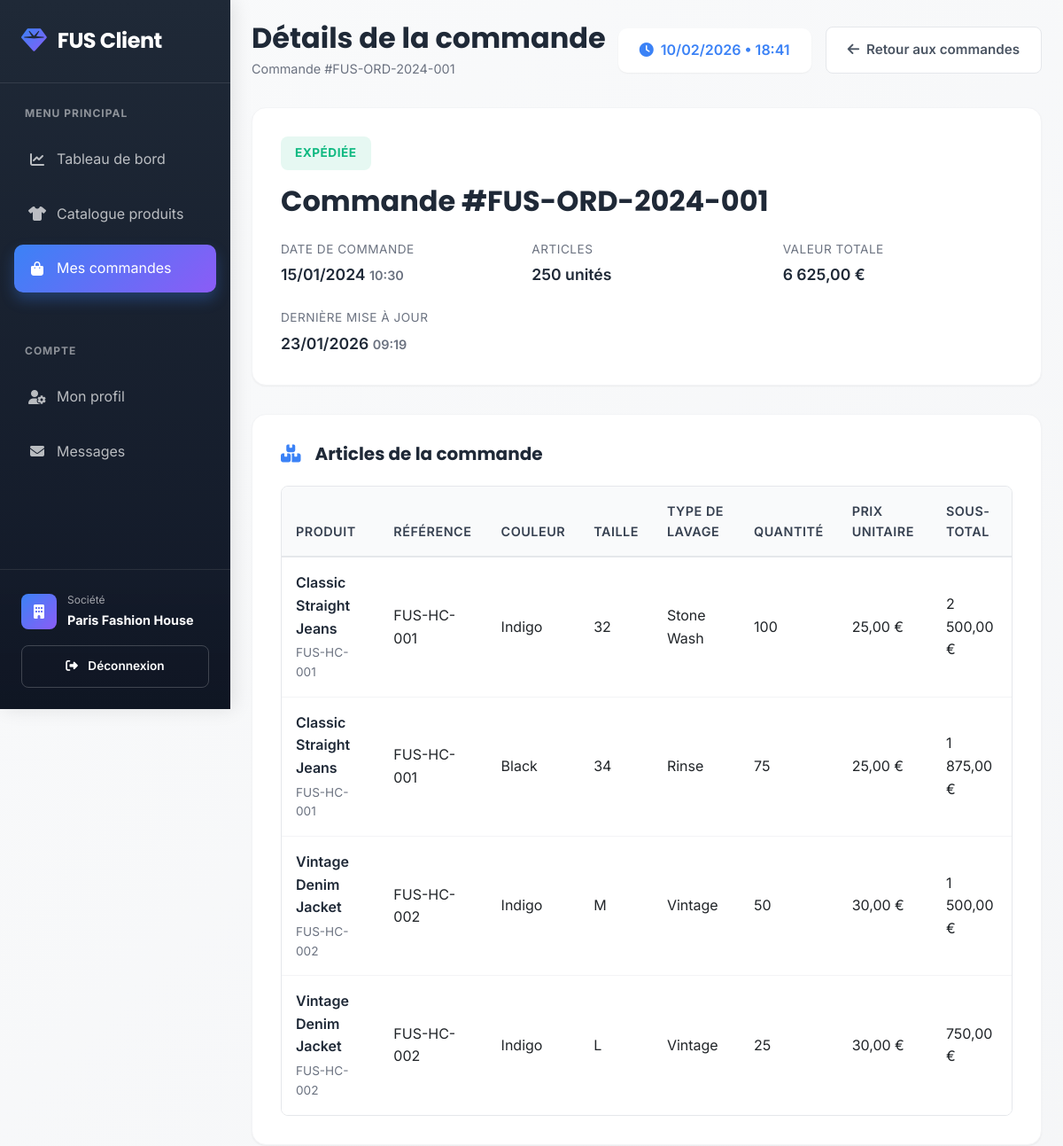
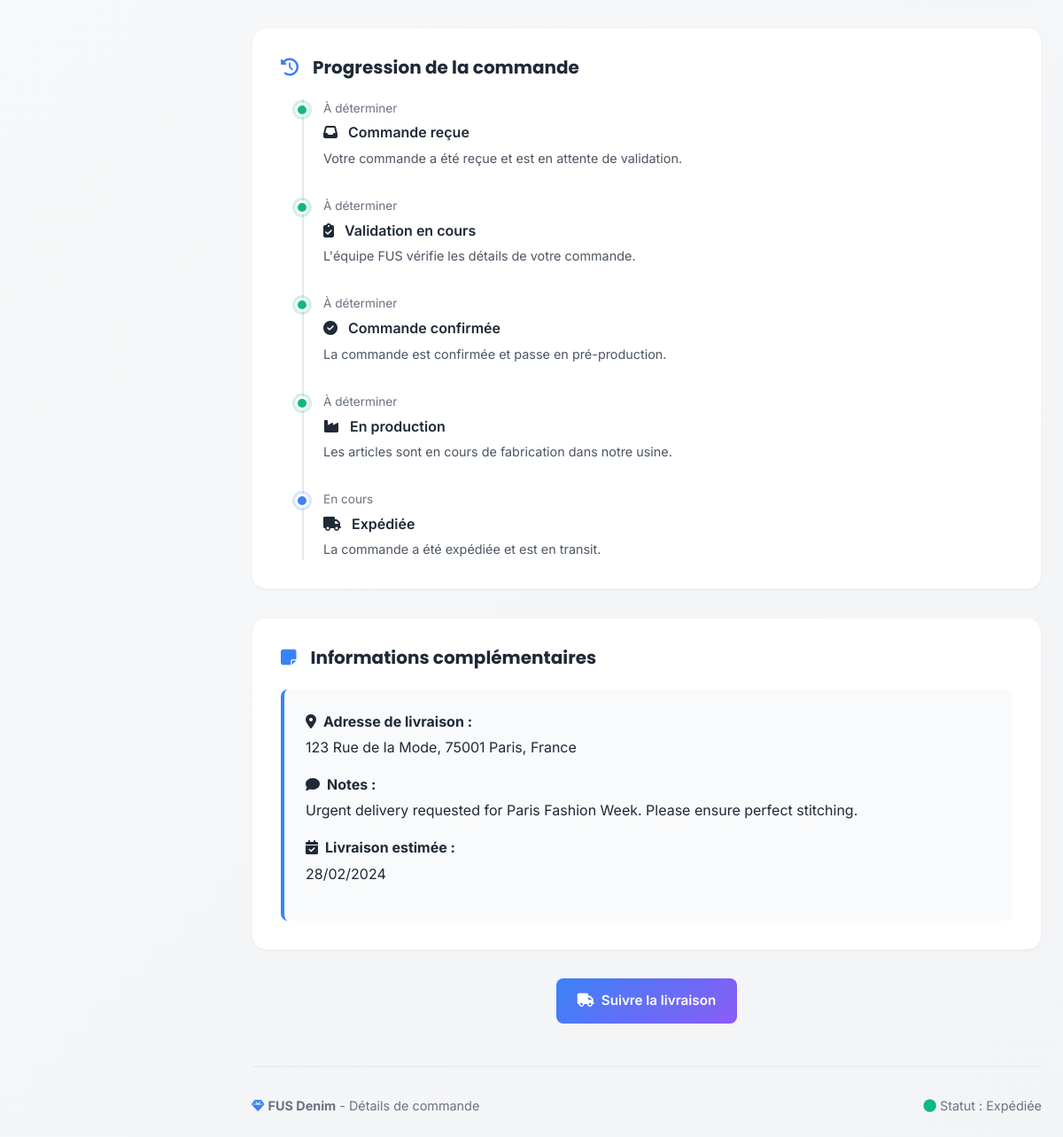
The page /order_details.php?id=1 (signed in) on the database its author committed (2 pictures, top to bottom).
### tables this page shows
CREATE TABLE IF NOT EXISTS orders (
    id INT PRIMARY KEY AUTO_INCREMENT,
    client_id INT,
    reference VARCHAR(100) UNIQUE,
    status ENUM('received', 'validating', 'confirmed', 'production', 'shipped') DEFAULT 'received',
    total_items INT,
    total_value DECIMAL(10,2) DEFAULT 0.00,
    notes TEXT,
    shipping_address TEXT,
    estimated_delivery DATE,
    actual_delivery DATE,
    created_at TIMESTAMP DEFAULT CURRENT_TIMESTAMP,
    updated_at TIMESTAMP DEFAULT CURRENT_TIMESTAMP ON UPDATE CURRENT_TIMESTAMP,
    FOREIGN KEY (client_id) REFERENCES users(id) ON DELETE CASCADE,
    INDEX idx_client (client_id),
    INDEX idx_status (status),
    INDEX idx_reference_order (reference),
    INDEX idx_created (created_at)
);

CREATE TABLE IF NOT EXISTS order_items (
    id INT PRIMARY KEY AUTO_INCREMENT,
    order_id INT,
    product_id INT,
    color VARCHAR(100),
    size VARCHAR(20),
    wash_type VARCHAR(100),
    quantity INT,
    unit_price DECIMAL(10,2) DEFAULT 0.00,
    subtotal DECIMAL(10,2) DEFAULT 0.00,
    notes TEXT,
    FOREIGN KEY (order_id) REFERENCES orders(id) ON DELETE CASCADE,
    FOREIGN KEY (product_id) REFERENCES products(id) ON DELETE SET NULL,
    INDEX idx_order (order_id),
    INDEX idx_product_item (product_id)
);

CREATE TABLE IF NOT EXISTS products (
    id INT PRIMARY KEY AUTO_INCREMENT,
    collection_id INT,
    reference VARCHAR(100) UNIQUE,
    name VARCHAR(255),
    description TEXT,
    fabric_composition TEXT,
    weight_oz VARCHAR(50),
    available_colors TEXT,
    available_sizes TEXT,
    wash_types TEXT,
    certifications TEXT,
    moq INT,
    production_time_days INT,
    pdf_spec_url VARCHAR(500),
    is_active BOOLEAN DEFAULT TRUE,
    created_at TIMESTAMP DEFAULT CURRENT_TIMESTAMP,
    FOREIGN KEY (collection_id) REFERENCES collections(id) ON DELETE SET NULL,
    INDEX idx_reference (reference),
    INDEX idx_collection (collection_id),
    INDEX idx_active_product (is_active),
    INDEX idx_moq (moq)
);

### order_details.php (the view, shortened to what this page needs)
<?php
$database = new Database();
$conn = $database->getConnection();
$client_id = $_SESSION['user_id'];
$order_id = $_GET['id'];
$query = "SELECT o.* FROM orders o WHERE o.id = ? AND o.client_id = ?";
$stmt = $conn->prepare($query);
$stmt->bind_param("ii", $order_id, $client_id);
$stmt->execute();
$order_result = $stmt->get_result();
$order = $order_result->fetch_assoc();
$items_query = "SELECT oi.*, p.reference as product_ref, p.name as product_name, p.description as product_desc
                FROM order_items oi
                LEFT JOIN products p ON oi.product_id = p.id
                WHERE oi.order_id = ?
                ORDER BY oi.id ASC";
$items_stmt = $conn->prepare($items_query);
$items_stmt->bind_param("i", $order_id);
$items_stmt->execute();
$items_result = $items_stmt->get_result();
$status_labels = [
    'received' => 'Reçue',
    'validating' => 'Validation en cours',
    'confirmed' => 'Confirmée',
    'production' => 'En production',
    'shipped' => 'Expédiée'
];
$badge_classes = [
    'received' => 'badge-received',
    'validating' => 'badge-validating',
    'confirmed' => 'badge-confirmed',
    'production' => 'badge-production',
    'shipped' => 'badge-shipped'
];
?>
<!DOCTYPE html>
<html lang="fr">
<head>
    <link href="https://cdn.jsdelivr.net/npm/bootstrap@5.3.0-alpha1/dist/css/bootstrap.min.css" rel="stylesheet">
    <link rel="stylesheet" href="https://cdnjs.cloudflare.com/ajax/libs/font-awesome/6.4.0/css/all.min.css">
</head>
<body>
    <div class="sidebar">
        <div class="logo">
            <i class="fas fa-gem"></i>
            <h2>FUS Client</h2>
        </div>
        <div class="nav-section">
            <div class="nav-label">Menu Principal</div>
            <a href="dashboard_client.php" class="nav-item">
                <i class="fas fa-chart-line"></i>
                <span>Tableau de bord</span>
            </a>
            <a href="catalog_prv.php" class="nav-item">
                <i class="fas fa-tshirt"></i>
                <span>Catalogue produits</span>
            </a>
            <a href="orders.php" class="nav-item active">
                <i class="fas fa-shopping-bag"></i>
                <span>Mes commandes</span>
            </a>
        </div>
        <div class="nav-section">
            <div class="nav-label">Compte</div>
            <a href="profile.php" class="nav-item">
                <i class="fas fa-user-cog"></i>
                <span>Mon profil</span>
            </a>
            <a href="message.php" class="nav-item">
                <i class="fas fa-envelope"></i>
                <span>Messages</span>
            </a>
        </div>
        <div class="sidebar-user">
            <div class="user-card">
                <div class="user-avatar">
                    <i class="fas fa-building"></i>
                </div>
                <div class="user-info">
                    <small>Société</small>
                    <strong><?php echo htmlspecialchars(substr($_SESSION['company_name'], 0, 20)); ?></strong>
                </div>
            </div>
            <a href="login.php?action=logout" class="logout-btn">
                <i class="fas fa-sign-out-alt me-2"></i> Déconnexion
            </a>
        </div>
    </div>
    <div class="main-content">
        <div class="header">
            <div class="header-title">
                <h1>Détails de la commande</h1>
                <p>Commande #<?php echo htmlspecialchars($order['reference']); ?></p>
            </div>
            <div class="header-actions">
                <div class="time-display">
                </div>
                <a href="orders.php" class="btn btn-secondary">
                    <i class="fas fa-arrow-left me-2"></i>Retour aux commandes
                </a>
            </div>
        </div>
        <div class="order-header-card">
            <span class="order-status-badge <?php echo $badge_classes[$order['status']] ?? 'badge-received'; ?>">
                <?php echo $status_labels[$order['status']] ?? 'Reçue'; ?>
            </span>
            <h2>Commande #<?php echo htmlspecialchars($order['reference']); ?></h2>
            <div class="order-meta">
                <div class="meta-item">
                    <span class="meta-label">Date de commande</span>
                    <span class="meta-value">
                        <?php echo date('d/m/Y', strtotime($order['created_at'])); ?>
                        <small><?php echo date('H:i', strtotime($order['created_at'])); ?></small>
                    </span>
                </div>
                <div class="meta-item">
                    <span class="meta-label">Articles</span>
                    <span class="meta-value"><?php echo $order['total_items']; ?> unités</span>
                </div>
                <div class="meta-item">
                    <span class="meta-label">Valeur totale</span>
                    <span class="meta-value"><?php echo number_format($order['total_value'], 2, ',', ' '); ?> €</span>
                </div>
                <div class="meta-item">
                    <span class="meta-label">Dernière mise à jour</span>
                    <span class="meta-value">
                        <?php echo date('d/m/Y', strtotime($order['updated_at'])); ?>
                        <small><?php echo date('H:i', strtotime($order['updated_at'])); ?></small>
                    </span>
                </div>
            </div>
        </div>
        <div class="items-section">
            <h3 class="section-title">
                <i class="fas fa-boxes me-2"></i>Articles de la commande
            </h3>
            <div class="table-responsive">
                <table class="table">
                    <thead>
                        <tr>
                            <th>Produit</th>
                            <th>Référence</th>
                            <th>Couleur</th>
                            <th>Taille</th>
                            <th>Type de lavage</th>
                            <th>Quantité</th>
                            <th>Prix unitaire</th>
                            <th>Sous-total</th>
                        </tr>
                    </thead>
                    <tbody>
                        <?php if ($items_result->num_rows > 0): ?>
                            <?php while ($item = $items_result->fetch_assoc()): ?>
                                <tr>
                                    <td data-label="Produit">
                                        <div class="product-info">
                                            <span class="product-name"><?php echo htmlspecialchars($item['product_name'] ?? 'Produit non spécifié'); ?></span>
                                            <span class="product-ref"><?php echo htmlspecialchars($item['product_ref'] ?? 'N/A'); ?></span>
                                        </div>
                                    </td>
                                    <td data-label="Référence"><?php echo htmlspecialchars($item['product_ref'] ?? 'N/A'); ?></td>
                                    <td data-label="Couleur"><?php echo htmlspecialchars($item['color'] ?? 'Standard'); ?></td>
                                    <td data-label="Taille"><?php echo htmlspecialchars($item['size'] ?? 'Standard'); ?></td>
                                    <td data-label="Type de lavage"><?php echo htmlspecialchars($item['wash_type'] ?? 'Standard'); ?></td>
                                    <td data-label="Quantité"><?php echo htmlspecialchars($item['quantity']); ?></td>
                                    <td data-label="Prix unitaire"><?php echo number_format($item['unit_price'], 2, ',', ' '); ?> €</td>
                                    <td data-label="Sous-total"><?php echo number_format($item['subtotal'], 2, ',', ' '); ?> €</td>
                                </tr>
                            <?php endwhile; ?>
                        <?php endif; ?>
                    </tbody>
                </table>
            </div>
        </div>
        <div class="status-timeline">
            <h3 class="section-title">
                <i class="fas fa-history me-2"></i>Progression de la commande
            </h3>
            <div class="timeline">
                <?php
                $statuses = [
                    'received' => ['icon' => 'fa-inbox', 'title' => 'Commande reçue', 'desc' => 'Votre commande a été reçue et est en attente de validation.'],
                    'validating' => ['icon' => 'fa-clipboard-check', 'title' => 'Validation en cours', 'desc' => 'L\'équipe FUS vérifie les détails de votre commande.'],
                    'confirmed' => ['icon' => 'fa-check-circle', 'title' => 'Commande confirmée', 'desc' => 'La commande est confirmée et passe en pré-production.'],
                    'production' => ['icon' => 'fa-industry', 'title' => 'En production', 'desc' => 'Les articles sont en cours de fabrication dans notre usine.'],
                    'shipped' => ['icon' => 'fa-truck', 'title' => 'Expédiée', 'desc' => 'La commande a été expédiée et est en transit.']
                ];
                $current_status_index = array_search($order['status'], array_keys($statuses));
                foreach ($statuses as $status => $info):
                    $status_index = array_search($status, array_keys($statuses));
                    $is_completed = $status_index < $current_status_index;
                    $is_active = $status_index === $current_status_index;
                ?>
                    <div class="timeline-item <?php echo $is_completed ? 'completed' : ($is_active ? 'active' : ''); ?>">
                        <div class="timeline-date">
                            <?php if ($is_completed): ?>
                                <?php
                                $date_field = $status . '_date';
                                echo isset($order[$date_field]) ? date('d/m/Y H:i', strtotime($order[$date_field])) : 'À déterminer';
                                ?>
                            <?php elseif ($is_active): ?>
                                En cours
                            <?php else: ?>
                                À venir
                            <?php endif; ?>
                        </div>
                        <div class="timeline-title">
                            <i class="fas <?php echo $info['icon']; ?> me-2"></i>
                            <?php echo $info['title']; ?>
                        </div>
                        <div class="timeline-desc">
                            <?php echo $info['desc']; ?>
                        </div>
                    </div>
                <?php endforeach; ?>
            </div>
        </div>
        <?php if ($order['notes'] || $order['shipping_address']): ?>
            <div class="notes-section">
                <h3 class="section-title">
                    <i class="fas fa-sticky-note me-2"></i>Informations complémentaires
                </h3>
                <div class="notes-content">
                    <?php if ($order['shipping_address']): ?>
                        <div class="mb-3">
                            <strong><i class="fas fa-map-marker-alt me-2"></i>Adresse de livraison :</strong>
                            <p class="mt-1"><?php echo nl2br(htmlspecialchars($order['shipping_address'])); ?></p>
                        </div>
                    <?php endif; ?>
                    <?php if ($order['notes']): ?>
                        <div>
                            <strong><i class="fas fa-comment me-2"></i>Notes :</strong>
                            <p class="mt-1"><?php echo nl2br(htmlspecialchars($order['notes'])); ?></p>
                        </div>
                    <?php endif; ?>
                    <?php if ($order['estimated_delivery']): ?>
                        <div class="mt-3">
                            <strong><i class="fas fa-calendar-check me-2"></i>Livraison estimée :</strong>
                            <p class="mt-1"><?php echo date('d/m/Y', strtotime($order['estimated_delivery'])); ?></p>
                        </div>
                    <?php endif; ?>
                </div>
            </div>
        <?php endif; ?>
        <div class="action-buttons">
            <?php if ($order['status'] === 'shipped'): ?>
                <button class="btn btn-primary" onclick="trackOrder(<?php echo $order['id']; ?>)">
                    <i class="fas fa-truck me-2"></i>Suivre la livraison
                </button>
            <?php endif; ?>
        </div>
        <div class="footer">
            <div>
                <i class="fas fa-gem" style="color: var(--accent-1);"></i>
                <strong>FUS Denim</strong> - Détails de commande
            </div>
            <div>
                <span class="system-status">
                    <i class="fas fa-circle" style="color: var(--accent-4);"></i> Statut : <?php echo $status_labels[$order['status']]; ?>
                </span>
            </div>
        </div>
    </div>
</body>
</html>

### rows shown on the page
orders: reference "FUS-ORD-2024-001", status "EXPÉDIÉE", created_at "15/01/2024", created_at "10:30", total_items "250", total_value "6 625,00", updated_at "23/01/2026", updated_at "09:19", shipping_address "123 Rue de la Mode, 75001 Paris, France", notes "Urgent delivery requested for Paris Fashion Week. Please ensure perfect stitching.", estimated_delivery "28/02/2024", status "Expédiée"
order_items: product.name "Classic Straight Jeans", product.reference "FUS-HC-001", color "Indigo", size "32", wash_type "Stone Wash", quantity "100", unit_price "25,00", subtotal "2 500,00"
order_items: product.name "Classic Straight Jeans", product.reference "FUS-HC-001", color "Black", size "34", wash_type "Rinse", quantity "75", unit_price "25,00", subtotal "1 875,00"
order_items: product.name "Vintage Denim Jacket", product.reference "FUS-HC-002", color "Indigo", size "M", wash_type "Vintage", quantity "50", unit_price "30,00", subtotal "1 500,00"
order_items: product.name "Vintage Denim Jacket", product.reference "FUS-HC-002", color "Indigo", size "L", wash_type "Vintage", quantity "25", unit_price "30,00", subtotal "750,00"

### other values the page prints
substr($_SESSION['company_name'], 0, 20) "Paris Fashion House"
$info['title'] "Commande reçue"
$info['desc'] "Votre commande a été reçue et est en attente de validation."
$info['title'] "Validation en cours"
$info['desc'] "L'équipe FUS vérifie les détails de votre commande."
$info['title'] "Commande confirmée"
$info['desc'] "La commande est confirmée et passe en pré-production."
$info['title'] "En production"
$info['desc'] "Les articles sont en cours de fabrication dans notre usine."
$info['title'] "Expédiée"
$info['desc'] "La commande a été expédiée et est en transit."
